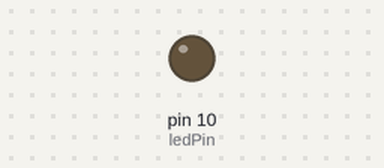
This sketch was run on a simulated Arduino Uno, built with avr-gcc and run on an emulated ATmega328P. Shown: output pins drawn as LEDs (lit = HIGH).

Above: at 0.65 s.
At 9.55 s:
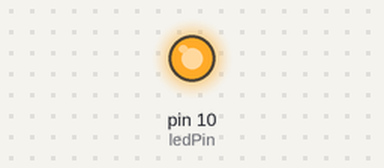
Timing chart, 0 to 10.1 s (numbered marks = the images above):
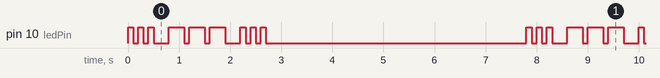

Measured:
- by itself, pin 10 (ledPin): repeats every 7.8 s: 2 × (LOW 0.10 s, HIGH 0.10 s), LOW 0.30 s, 2 × (HIGH 0.30 s, LOW 0.10 s), HIGH 0.30 s, LOW 0.30 s, 2 × (HIGH 0.10 s, LOW 0.10 s), HIGH 0.10 s, LOW 5.1 s, HIGH 0.10 s
- by itself, everything shown: repeats every 7.8 s, in 18 steps

The sketch:

Lab2.ino
```cpp
// Define the digital pin the LED is connected to.
const int ledPin = 10;

// Define the base time unit for a 'dit' (short signal) in milliseconds.
// All other timing is based on this value for consistency.
const int ditDuration = 100;

// --- Helper Functions for Morse Code Timing ---
// Function to perform a 'dit' (short flash)

void flashDit() {
digitalWrite(ledPin, HIGH);  // Turn the LED ON
delay(ditDuration);         // Keep it on for the dit duration
digitalWrite(ledPin, LOW);   // Turn the LED OFF
delay(ditDuration);         // Short gap between signals within the same letter (1 unit of time)
}

// Function to perform a 'dah' (long flash)
void flashDah() {
digitalWrite(ledPin, HIGH);   // Turn the LED ON
delay(ditDuration * 3);     // Keep it on for three times the dit duration
digitalWrite(ledPin, LOW);    // Turn the LED OFF
delay(ditDuration);          // Short gap between signals within the same letter (1 unit of time)
}

// Function to pause between letters
void interLetterGap() {
// A longer gap (3 units of time) to separate the letters S and O, and O and S.
// Since flashDit/flashDah already include 1 unit of time, we only need 2 more units.
delay(ditDuration * 2);
}

// --- Main Setup and Loop ---

void setup() {
// Initialize the designated pin as an output pin.
pinMode(ledPin, OUTPUT);
}

void loop() {
// The 'S' in S.O.S. is three dits: ...
flashDit();
flashDit();
flashDit();

interLetterGap(); // Pause between 'S' and 'O'

// The 'O' in S.O.S. is three dahs: ---
flashDah();
flashDah();
flashDah();

interLetterGap(); // Pause between 'O' and 'S'

// The second 'S' in S.O.S. is three dits: ...
flashDit();
flashDit();
flashDit();

// Wait for a long period (7 units of time, or more) before repeating the S.O.S. signal.
// The original 5000ms (5 seconds) is a clear and effective choice.
delay(5000);
}
```
